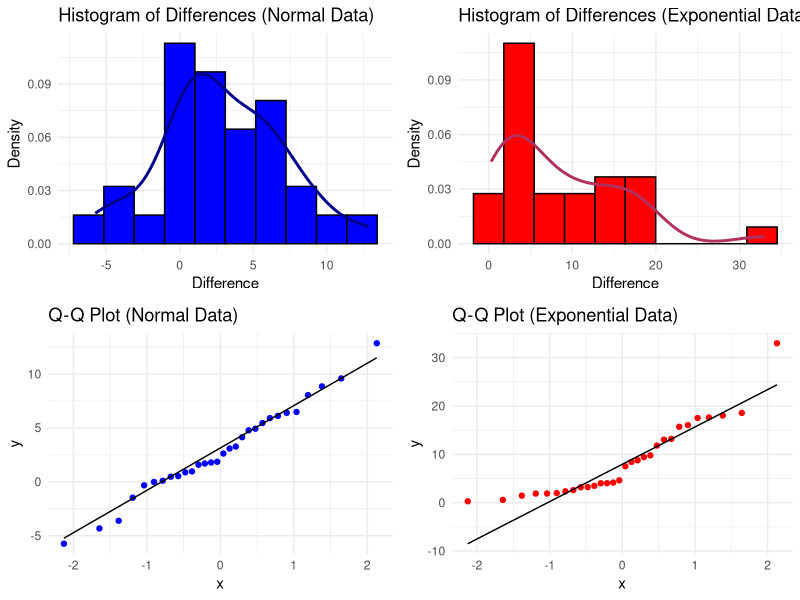

Recreate this plot in R.
## ---- chunk 1

# Set random seed for reproducibility
set.seed(123)

# Generate paired data
n <- 30
x_norm <- rnorm(n, mean = 50, sd = 10)
y_norm <- x_norm + rnorm(n, mean = 2, sd = 5)

x_exp <- rexp(n, rate = 0.1)
y_exp <- x_exp + rexp(n, rate = 0.1)

# Compute differences
diff_norm <- y_norm - x_norm
diff_exp  <- y_exp - x_exp

# Perform paired t-tests
t_norm <- t.test(x_norm, y_norm, paired = TRUE)
t_exp  <- t.test(x_exp, y_exp, paired = TRUE)

# Shapiro-Wilk test for normality
shapiro_norm <- shapiro.test(diff_norm)
shapiro_exp  <- shapiro.test(diff_exp)

# Print results
cat("Paired t-test (Normal Data):\n")
print(t_norm)
cat("\nShapiro-Wilk Test (Normal Differences):\n")
print(shapiro_norm)

cat("\n--------------------------------------\n")

cat("\nPaired t-test (Exponential Data):\n")
print(t_exp)
cat("\nShapiro-Wilk Test (Exponential Differences):\n")
print(shapiro_exp)

# Load plotting library
library(ggplot2)
library(gridExtra)

# Create histogram plots for both distributions
hist_norm <- ggplot(data.frame(diff_norm), aes(x = diff_norm)) +
  geom_histogram(aes(y = ..density..), bins = 10, fill = "blue", color = "black") +
  geom_density(color = "darkblue", size = 1) +
  ggtitle("Histogram of Differences (Normal Data)") +
  xlab("Difference") + ylab("Density") +
  theme_minimal()

hist_exp <- ggplot(data.frame(diff_exp), aes(x = diff_exp)) +
  geom_histogram(aes(y = ..density..), bins = 10, fill = "red", color = "black") +
  geom_density(color = "maroon", size = 1) +
  ggtitle("Histogram of Differences (Exponential Data)") +
  xlab("Difference") + ylab("Density") +
  theme_minimal()

# Create Q-Q plots for both distributions
qq_norm <- ggplot(data.frame(sample = diff_norm), aes(sample = sample)) +
  stat_qq(color = "blue") + stat_qq_line(color = "black") +
  ggtitle("Q-Q Plot (Normal Data)") + theme_minimal()

qq_exp <- ggplot(data.frame(sample = diff_exp), aes(sample = sample)) +
  stat_qq(color = "red") + stat_qq_line(color = "black") +
  ggtitle("Q-Q Plot (Exponential Data)") + theme_minimal()

# Arrange plots for visual comparison
grid.arrange(hist_norm, hist_exp, qq_norm, qq_exp, ncol = 2)
